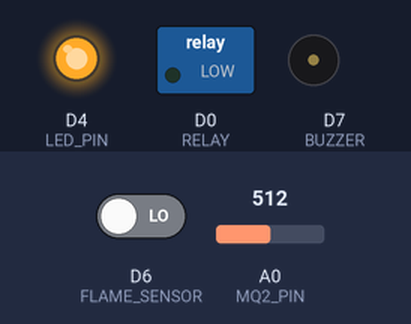
This sketch was run on a simulated ESP8266 (NodeMCU). Shown: switched loads named in the sketch (green lamp = pin HIGH), output pins drawn as LEDs (lit = HIGH), buzzer (waves = sounding, pin HIGH). The inputs (shaded band) are chosen by the test bench; at power-on: D6 (FLAME_SENSOR) LOW, A0 (MQ2_PIN) = 512. WiFi joins after 1.5 s; servers stay silent unless stated; no MQTT or app messages arrive unless stated; what the sketch prints to the serial monitor is not drawn.

Above: at 1.4 s.
At 31.7 s:
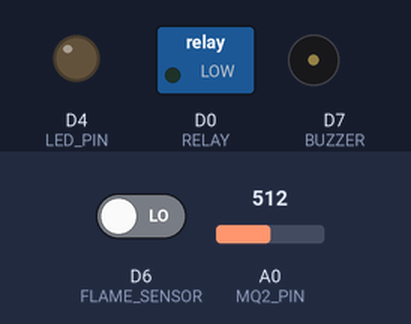
At 50.81 s:
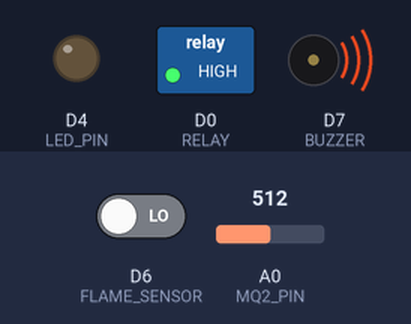
At 70.4 s:
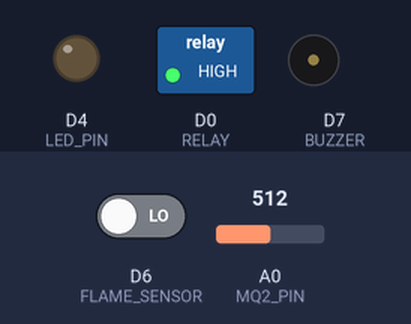
Timing chart, 0 to 71.6 s (numbered marks = the images above):
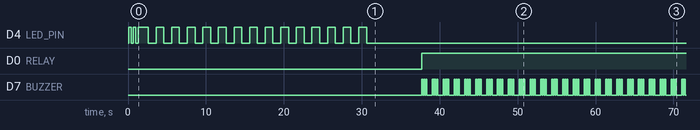

Measured:
- by itself, D0 (RELAY): LOW → HIGH at 37.7 s
- by itself, D7 (BUZZER): LOW → HIGH at 37.7 s, → LOW 0.15 s later, → HIGH 0.12 s later, → LOW 0.15 s later, … (148 changes in this stretch)

The sketch:

esp8266_kitchen.ino
```cpp
#include <ESP8266WiFi.h>
#include <PubSubClient.h>

// =====================================================
// WIFI
// =====================================================
const char* ssid     = "TEN_WIFI";
const char* password = "PASSWORD";

// =====================================================
// MQTT
// =====================================================
const char* mqtt_server = "192.168.*.*";

// =====================================================
// DEVICE
// =====================================================
const char* DEVICE_ID = "esp8266";
String baseTopic = "home/" + String(DEVICE_ID);

// =====================================================
// PIN
// =====================================================
#define MQ2_PIN      A0
#define FLAME_SENSOR D6
#define BUZZER       D7
#define RELAY        D0
#define LED_PIN      D4

// =====================================================
// MQTT OBJECT
// =====================================================
WiFiClient   espClient;
PubSubClient client(espClient);

// =====================================================
// TIMER
// =====================================================
unsigned long lastSensorRead = 0;

// =====================================================
// ① EDGE LOGIC — ngưỡng & trạng thái báo động
// =====================================================
int  gasThreshold = 50;   // ngưỡng mặc định, thay đổi được qua MQTT
bool isMuted      = false;
bool alarmActive  = false;

// =====================================================
// ① EDGE LOGIC — bộ đếm xác nhận 2 giây (mục tiêu 1.4)
// Sensor đọc mỗi 500ms → cần 4 lần liên tiếp = 2 giây
// =====================================================
int alarmCount = 0;
#define ALARM_CONFIRM_COUNT 4

// =====================================================
// ② BEEP PATTERN — non-blocking
// =====================================================
unsigned long lastBeep = 0;
int beepStep = 0;

// =====================================================
// ② LỌC NHIỄU — EMA (Exponential Moving Average)
// avgGas = avgGas * 0.8 + newSample * 0.2
// Tương đương moving average ~5 mẫu, nhẹ hơn mảng 10 phần tử
// =====================================================
int avgGas   = 0;
int lastSentGas = -999;   // chỉ publish khi thay đổi > SEND_DELTA

#define SEND_DELTA 3     // ngưỡng thay đổi tối thiểu để gửi MQTT

// =====================================================
// ③ MUTE AUTO-CANCEL
// Tự động hủy Mute sau MUTE_TIMEOUT_MS (5 phút)
// =====================================================
unsigned long muteStartTime   = 0;
#define MUTE_TIMEOUT_MS 300000UL  // 5 phút

// =====================================================
// WIFI
// =====================================================
void setup_wifi() {

  Serial.println("Connecting WiFi...");

  WiFi.begin(ssid, password);

  unsigned long startAttempt = millis();

  while (
    WiFi.status() != WL_CONNECTED &&
    millis() - startAttempt < 10000
  ) {
    delay(300);
    Serial.print(".");
    digitalWrite(LED_PIN, !digitalRead(LED_PIN));
  }

  if (WiFi.status() == WL_CONNECTED) {
    Serial.println("\nWiFi connected! IP: " + WiFi.localIP().toString());
  } else {
    Serial.println("\nWiFi failed — chạy offline mode.");
  }
}

// =====================================================
// MQTT CALLBACK
// =====================================================
void callback(
  char*        topic,
  byte*        payload,
  unsigned int length
) {

  String msg = "";
  for (unsigned int i = 0; i < length; i++) {
    msg += (char)payload[i];
  }

  String topicStr = String(topic);

  Serial.print("[MQTT IN] ");
  Serial.print(topicStr);
  Serial.print(" | ");
  Serial.println(msg);

  // ─── MUTE ───────────────────────────────────────
  if (topicStr == baseTopic + "/cmd/mute") {

    if (msg == "ON") {
      isMuted       = true;
      muteStartTime = millis();

    } else if (msg == "OFF") {
      isMuted = false;
    }

    client.publish(
      (baseTopic + "/state/mute").c_str(),
      isMuted ? "ON" : "OFF",
      true
    );
  }

  // ─── RELAY ──────────────────────────────────────
  if (topicStr == baseTopic + "/cmd/relay") {

    if (msg == "ON") {
      digitalWrite(RELAY, HIGH);
    } else if (msg == "OFF") {
      // Chỉ tắt relay nếu không đang có báo động
      if (!alarmActive) digitalWrite(RELAY, LOW);
    }

    client.publish(
      (baseTopic + "/state/relay").c_str(),
      digitalRead(RELAY) ? "ON" : "OFF",
      true
    );
  }

  // ─── BUZZER ─────────────────────────────────────
  if (topicStr == baseTopic + "/cmd/buzzer") {

    if (msg == "ON") {
      digitalWrite(BUZZER, HIGH);
    } else if (msg == "OFF") {
      if (!alarmActive) digitalWrite(BUZZER, LOW);
    }

    client.publish(
      (baseTopic + "/state/buzzer").c_str(),
      digitalRead(BUZZER) ? "ON" : "OFF",
      true
    );
  }

  // ─── ③ THRESHOLD — cấu hình ngưỡng từ xa ────────
  if (topicStr == baseTopic + "/cmd/threshold") {

    int newVal = msg.toInt();

    // Validate: chỉ chấp nhận giá trị hợp lệ (100–1023)
    if (newVal >= 100 && newVal <= 1023) {

      gasThreshold = newVal;

      Serial.print("[THRESHOLD] Cập nhật ngưỡng: ");
      Serial.println(gasThreshold);

      // Phản hồi về Dashboard
      client.publish(
        (baseTopic + "/state/threshold").c_str(),
        String(gasThreshold).c_str(),
        true
      );
    } else {
      Serial.println("[THRESHOLD] Giá trị không hợp lệ, bỏ qua.");
    }
  }
}

// =====================================================
// MQTT RECONNECT — non-blocking
// =====================================================
void reconnect() {

  static unsigned long lastReconnectAttempt = 0;

  if (millis() - lastReconnectAttempt < 3000) return;
  lastReconnectAttempt = millis();

  Serial.print("Connecting MQTT... ");

  if (client.connect(
        DEVICE_ID,
        (baseTopic + "/state/status").c_str(),
        1,
        true,
        "OFFLINE"
      )) {

    Serial.println("OK");
    digitalWrite(LED_PIN, LOW);

    // ─── SUBSCRIBE ──────────────────────────────
    client.subscribe((baseTopic + "/cmd/mute").c_str());
    client.subscribe((baseTopic + "/cmd/relay").c_str());
    client.subscribe((baseTopic + "/cmd/buzzer").c_str());
    client.subscribe((baseTopic + "/cmd/threshold").c_str()); // ③

    // ─── PUBLISH TRẠNG THÁI KHỞI ĐỘNG ───────────
    client.publish(
      (baseTopic + "/state/status").c_str(),
      "ONLINE", true
    );
    client.publish(
      (baseTopic + "/state/mute").c_str(),
      isMuted ? "ON" : "OFF", true
    );
    client.publish(
      (baseTopic + "/state/relay").c_str(),
      digitalRead(RELAY) ? "ON" : "OFF", true
    );
    client.publish(
      (baseTopic + "/state/buzzer").c_str(),
      digitalRead(BUZZER) ? "ON" : "OFF", true
    );
    // ③ Publish ngưỡng hiện tại để Dashboard đồng bộ
    client.publish(
      (baseTopic + "/state/threshold").c_str(),
      String(gasThreshold).c_str(), true
    );

  } else {
    Serial.print("failed rc=");
    Serial.println(client.state());
    digitalWrite(LED_PIN, HIGH);
  }
}

// =====================================================
// ② BEEP PATTERN — non-blocking
// Chuỗi: BIP - BIP - BIP ... nghỉ 700ms ... lặp lại
// =====================================================
void handleBeepPattern() {

  // Tắt còi ngay nếu không có alarm hoặc đang Muted
  if (!alarmActive || isMuted) {
    digitalWrite(BUZZER, LOW);
    beepStep = 0;
    return;
  }

  unsigned long now = millis();

  switch (beepStep) {

    case 0:                                       // BIP 1 bắt đầu
      digitalWrite(BUZZER, HIGH);
      lastBeep = now;
      beepStep = 1;
      break;

    case 1:                                       // BIP 1 kết thúc
      if (now - lastBeep >= 150) {
        digitalWrite(BUZZER, LOW);
        lastBeep = now;
        beepStep = 2;
      }
      break;

    case 2:                                       // khoảng ngắn
      if (now - lastBeep >= 120) {
        digitalWrite(BUZZER, HIGH);
        lastBeep = now;
        beepStep = 3;
      }
      break;

    case 3:                                       // BIP 2 kết thúc
      if (now - lastBeep >= 150) {
        digitalWrite(BUZZER, LOW);
        lastBeep = now;
        beepStep = 4;
      }
      break;

    case 4:                                       // khoảng ngắn
      if (now - lastBeep >= 120) {
        digitalWrite(BUZZER, HIGH);
        lastBeep = now;
        beepStep = 5;
      }
      break;

    case 5:                                       // BIP 3 kết thúc
      if (now - lastBeep >= 150) {
        digitalWrite(BUZZER, LOW);
        lastBeep = now;
        beepStep = 6;
      }
      break;

    case 6:                                       // nghỉ dài rồi lặp
      if (now - lastBeep >= 700) {
        beepStep = 0;
      }
      break;
  }
}

// =====================================================
// ① LOCAL ALARM — tự trị biên, không phụ thuộc MQTT
// =====================================================
void checkLocalAlarm() {

  int  flame     = digitalRead(FLAME_SENSOR);
  bool gasAlert  = avgGas > gasThreshold;
  bool flameAlert = (flame == HIGH);  // HIGH = phát hiện lửa (active high)

  // ─── ① MỤC TIÊU 1.4: bộ đếm xác nhận 3 giây ────
  // Tránh báo động giả do nhiễu ngắn (khói thuốc, bụi)
  bool rawAlert = gasAlert || flameAlert;

  if (rawAlert) {
    if (alarmCount < ALARM_CONFIRM_COUNT) alarmCount++;
  } else {
    alarmCount = 0;
  }

  bool prevAlarmActive = alarmActive;
  alarmActive = (alarmCount >= ALARM_CONFIRM_COUNT);

  // ─── RELAY: bật ngay khi có alarm + chưa Mute ───
  if (alarmActive && !isMuted) {
    digitalWrite(RELAY, HIGH);
  } else if (!alarmActive) {
    // Chỉ tắt relay khi không còn alarm thực sự
    // (không tắt nếu relay đang bật thủ công từ dashboard
    //  — để đơn giản, ưu tiên an toàn: tắt khi alarm hết)
    digitalWrite(RELAY, LOW);
  }

  // ─── ① MỤC TIÊU 1.3: publish alert qua MQTT ────
  if (client.connected()) {

    // Khi alarm mới bật → publish loại cảnh báo
    if (alarmActive && !prevAlarmActive) {

      const char* alertPayload = "BOTH";
      if      (gasAlert && !flameAlert) alertPayload = "GAS";
      else if (!gasAlert && flameAlert) alertPayload = "FLAME";

      client.publish(
        (baseTopic + "/alert").c_str(),
        alertPayload,
        false
      );

      Serial.print("[ALERT] ");
      Serial.println(alertPayload);
    }

    // Khi alarm vừa tắt → publish CLEAR để Dashboard reset
    if (!alarmActive && prevAlarmActive) {
      client.publish(
        (baseTopic + "/alert").c_str(),
        "CLEAR",
        false
      );
      Serial.println("[ALERT] CLEAR");
    }

    // Publish trạng thái alarm (retained) để Dashboard
    // luôn biết trạng thái hiện tại khi mới kết nối
    client.publish(
      (baseTopic + "/state/alarm").c_str(),
      alarmActive ? "ON" : "OFF",
      true
    );
  }
}

// =====================================================
// ③ MUTE AUTO-CANCEL — kiểm tra trong loop()
// =====================================================
void checkMuteTimeout() {

  if (!isMuted) return;

  if (millis() - muteStartTime >= MUTE_TIMEOUT_MS) {

    isMuted = false;

    Serial.println("[MUTE] Hết thời gian mute, tự động bật lại báo động.");

    if (client.connected()) {
      client.publish(
        (baseTopic + "/state/mute").c_str(),
        "OFF",
        true
      );
    }
  }
}

// =====================================================
// SETUP
// =====================================================
void setup() {

  Serial.begin(115200);
  delay(100);

  pinMode(FLAME_SENSOR, INPUT);
  pinMode(BUZZER,       OUTPUT);
  pinMode(RELAY,        OUTPUT);
  pinMode(LED_PIN,      OUTPUT);

  // Trạng thái ban đầu an toàn
  digitalWrite(BUZZER,  LOW);
  digitalWrite(RELAY,   LOW);
  digitalWrite(LED_PIN, HIGH);  // HIGH = tắt (LED onboard active-low)

  setup_wifi();

  client.setServer(mqtt_server, 1883);
  client.setCallback(callback);

  // Chờ thiết bị ổn định 30 giây
  Serial.println("Cho thiet bi on dinh 30 giay...");
  for (int i = 30; i > 0; i--) {
    Serial.print("Con lai: ");
    Serial.print(i);
    Serial.println("s");
    digitalWrite(LED_PIN, !digitalRead(LED_PIN));
    delay(1000);
  }
  digitalWrite(LED_PIN, LOW);
  Serial.println(">>> SAN SANG!");

  // Khởi tạo avgGas từ đọc thực tế (tránh EMA khởi động từ 0)
  avgGas      = analogRead(MQ2_PIN);
  lastSentGas = avgGas;
}

// =====================================================
// LOOP
// =====================================================
void loop() {

  // ─── MQTT ───────────────────────────────────────
  if (client.connected()) {
    client.loop();
    digitalWrite(LED_PIN, LOW);
  } else {
    reconnect();
    digitalWrite(LED_PIN, HIGH);
  }

  // ─── ③ MUTE AUTO-CANCEL ─────────────────────────
  checkMuteTimeout();

  unsigned long now = millis();

  // ─── SENSOR + ALARM (mỗi 2000ms) ─────────────────
  if (now - lastSensorRead >= 2000) {

    lastSensorRead = now;

    // ── ② EMA FILTER ──────────────────────────────
    // Hệ số 0.8/0.2 ≈ window 5 mẫu
    // Đổi thành 4/1 với integer math để tránh float
    int rawGas = analogRead(MQ2_PIN);
    avgGas = (avgGas * 4 + rawGas) / 5;

    // ── ① LOCAL ALARM ─────────────────────────────
    checkLocalAlarm();

    // ── MQTT SENSOR PUBLISH ───────────────────────
    if (client.connected()) {

      // ② Chỉ gửi gas khi thay đổi đáng kể (>= SEND_DELTA)
      // Giảm tải database, tránh ghi log khi ổn định
      if (abs(avgGas - lastSentGas) >= SEND_DELTA) {

        client.publish(
          (baseTopic + "/sensor/gas").c_str(),
          String(avgGas).c_str()
        );

        lastSentGas = avgGas;
      }

      // Flame: chỉ publish khi thay đổi trạng thái
      static int lastFlameState = -1;
      int currentFlame = digitalRead(FLAME_SENSOR);
      if (currentFlame != lastFlameState) {
        client.publish(
          (baseTopic + "/sensor/flame").c_str(),
          String(currentFlame).c_str()
        );
        lastFlameState = currentFlame;
      }
    }

    // ── SERIAL DEBUG ──────────────────────────────
    Serial.print("Gas(raw): "); Serial.print(rawGas);
    Serial.print(" | Gas(avg): "); Serial.print(avgGas);
    Serial.print(" | Threshold: "); Serial.print(gasThreshold);
    Serial.print(" | Flame: "); Serial.print(digitalRead(FLAME_SENSOR));
    Serial.print(" | AlarmCnt: "); Serial.print(alarmCount);
    Serial.print("/"); Serial.print(ALARM_CONFIRM_COUNT);
    Serial.print(" | Alarm: "); Serial.print(alarmActive ? "ON" : "OFF");
    Serial.print(" | Muted: "); Serial.println(isMuted ? "YES" : "NO");
  }

  // ─── ② BEEP PATTERN ─────────────────────────────
  handleBeepPattern();
}
```
